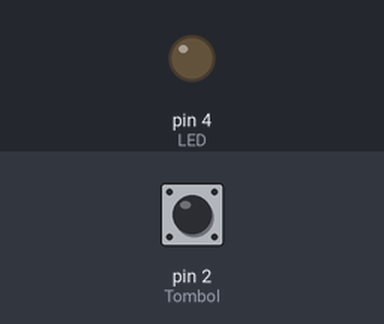
The sketch below on a simulated Arduino Uno, built with avr-gcc and run on an emulated ATmega328P. Shown: output pins drawn as LEDs (lit = HIGH). The inputs (shaded band) are chosen by the test bench; at power-on: pin 2 (Tombol) LOW. What the sketch prints to the serial monitor is not drawn.

Above: at 1.2 s.
1.3 s: pin 2 (Tombol) pulled HIGH for 0.15 s
At 1.38 s:
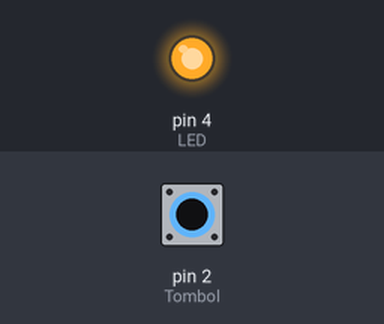
2.9 s: pin 2 (Tombol) pulled HIGH for 3.2 s
At 6.6 s:
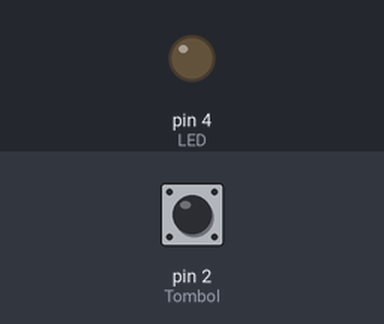
Timing chart, 0 to 8.1 s (numbered marks = the images above; inputs shaded):
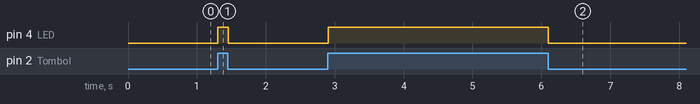

The sketch:

Tombol_lampu.ino
```cpp
const int Tombol=2;
const int LED=4;

//untuk menampung nilai tombol
int Button=0;
void setup() {
  pinMode(Tombol, INPUT);
  pinMode(LED, OUTPUT);
  Serial.begin(9600);
}

void loop() {
  Button=digitalRead(Tombol);
  Serial.println(Button);

  if(Button==HIGH) {
    digitalWrite(LED,HIGH);
  } else {
    digitalWrite(LED,LOW);
  }
}
```

Measured:
- after the input at 1.3 s, pin 4 (LED): LOW → HIGH at once, → LOW 0.15 s later
- after the input at 2.9 s, pin 4 (LED): LOW → HIGH at once, → LOW 3.2 s later
